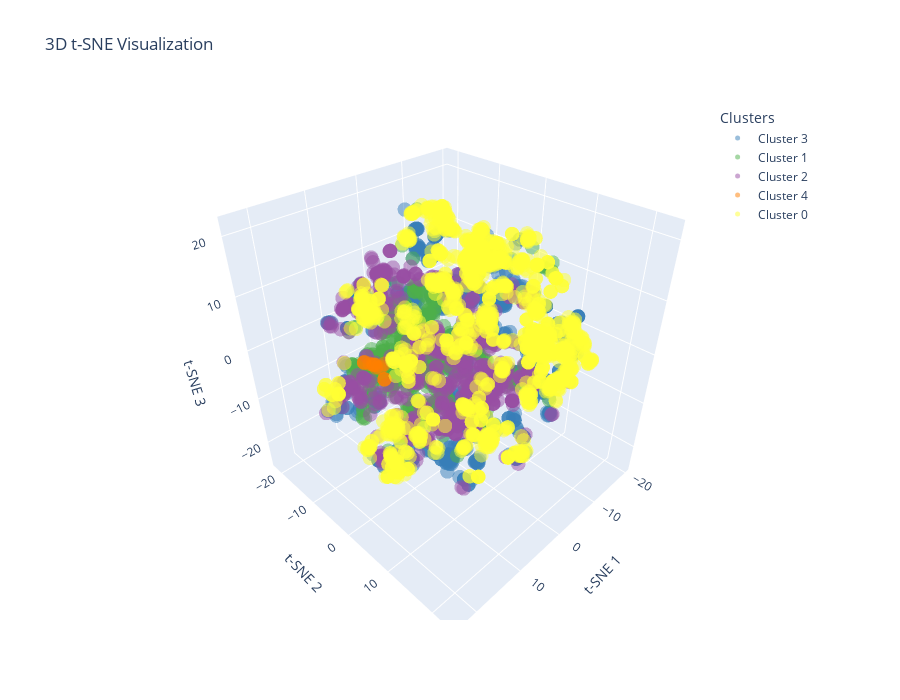

This figure's notebook cell:
### Code cell
k_clusters = 5

plot_3d_clusters(tsne_df_3d, clusters_df, cluster_col_prefix='pca_cluster_', k_clusters=k_clusters, colors=None, title='3D t-SNE Visualization')

### Figure 1 — Plotly figure (JSON) as saved in the notebook; plotly's stock layout.template omitted (floating-point values rounded to 4 significant figures; data arrays with more than 128 entries replaced by an {"elided": "..."} marker saying what was removed)
{"data": [{"marker": {"color": "rgb(55,126,184)", "opacity": 0.5, "size": 5}, "mode": "markers", "name": "Cluster 3", "type": "scatter3d", "x": {"elided": "946 float values"}, "y": {"elided": "946 float values"}, "z": {"elided": "946 float values"}}, {"marker": {"color": "rgb(77,175,74)", "opacity": 0.5, "size": 5}, "mode": "markers", "name": "Cluster 1", "type": "scatter3d", "x": {"elided": "623 float values"}, "y": {"elided": "623 float values"}, "z": {"elided": "623 float values"}}, {"marker": {"color": "rgb(152,78,163)", "opacity": 0.5, "size": 5}, "mode": "markers", "name": "Cluster 2", "type": "scatter3d", "x": {"elided": "670 float values"}, "y": {"elided": "670 float values"}, "z": {"elided": "670 float values"}}, {"marker": {"color": "rgb(255,127,0)", "opacity": 0.5, "size": 5}, "mode": "markers", "name": "Cluster 4", "type": "scatter3d", "x": [16.3, 16.78, 15.23, 17.44, 17.43, 17.51, 16.17, 16.16, 17.26, 17.26, 17.33, 17.38, 16.17, 17.42, 17.13], "y": [1.294, 1.422, 0.6308, 0.09034, -1.204, -1.061, 1.625, 1.627, 0.5329, 1.17, 0.9068, 1.008, 1.625, -1.263, 1.14], "z": [4.968, 5.114, 4.595, 5.447, 5.011, 5.202, 2.796, 2.798, 5.472, 5.697, 5.687, 5.685, 2.792, 4.931, 5.186]}, {"marker": {"color": "rgb(255,255,51)", "opacity": 0.5, "size": 5}, "mode": "markers", "name": "Cluster 0", "type": "scatter3d", "x": {"elided": "1452 float values"}, "y": {"elided": "1452 float values"}, "z": {"elided": "1452 float values"}}], "layout": {"height": 700, "legend": {"title": {"text": "Clusters"}, "x": 0.99, "xanchor": "right", "y": 0.99, "yanchor": "top"}, "scene": {"xaxis": {"title": {"text": "t-SNE 1"}}, "yaxis": {"title": {"text": "t-SNE 2"}}, "zaxis": {"title": {"text": "t-SNE 3"}}}, "showlegend": true, "title": {"text": "3D t-SNE Visualization"}, "width": 900}}
